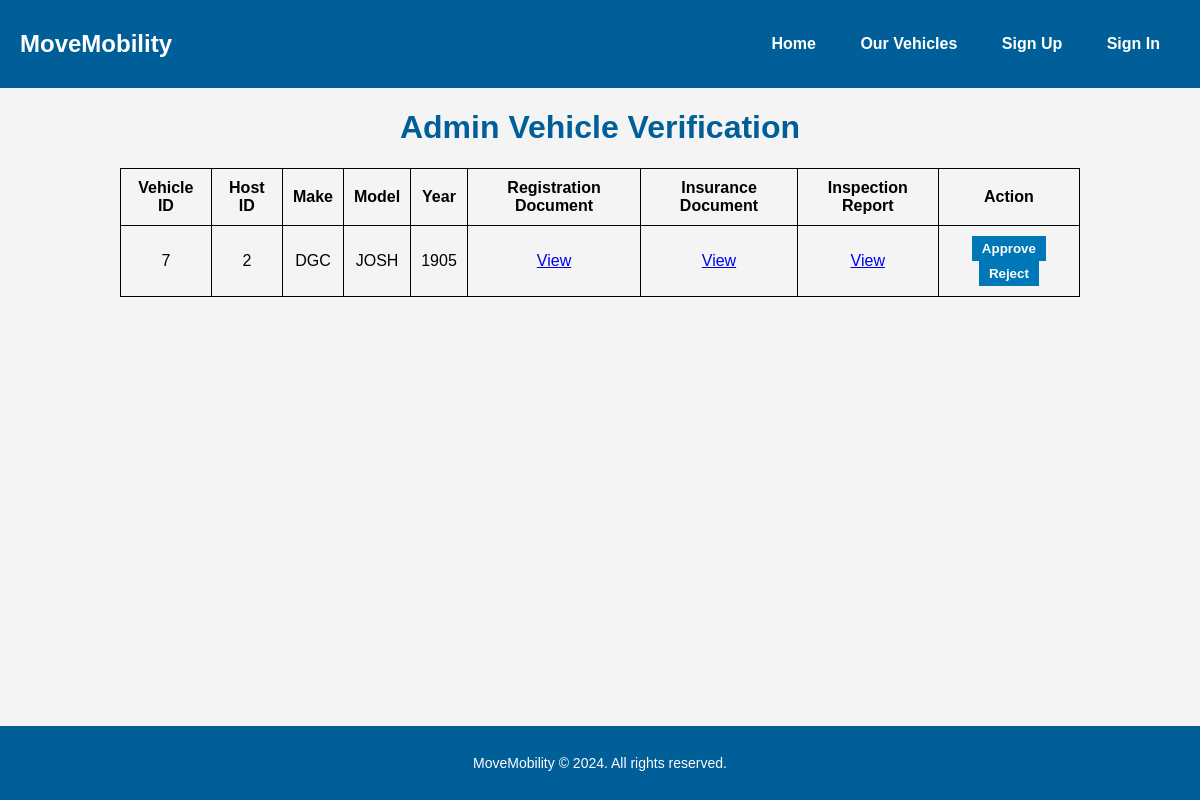
The page /admin_verify_vehicles.php (signed in) on the database its author committed.
### tables this page shows
CREATE TABLE `vehicles` (
  `vehicle_id` int(11) NOT NULL,
  `user_id` int(11) NOT NULL,
  `make` varchar(50) NOT NULL,
  `year` int(11) NOT NULL,
  `model` varchar(100) NOT NULL,
  `fuel_type` varchar(50) NOT NULL,
  `transmission` varchar(50) NOT NULL,
  `ramp_type` varchar(100) NOT NULL,
  `securement_system` varchar(100) NOT NULL,
  `num_wheelchair` int(11) NOT NULL,
  `height_clearance` int(11) NOT NULL,
  `seating_config` int(11) NOT NULL,
  `drive_from_wc` varchar(10) NOT NULL,
  `date_added` timestamp NOT NULL DEFAULT current_timestamp(),
  `availability` tinyint(1) NOT NULL DEFAULT 0,
  `category` varchar(255) NOT NULL,
  `vin` varchar(255) NOT NULL,
  `accessibility_type` varchar(255) NOT NULL,
  `interior_height` decimal(10,2) NOT NULL,
  `door_clearance` decimal(10,2) NOT NULL,
  `ramp_lift_width` decimal(10,2) NOT NULL,
  `registration_document` varchar(255) NOT NULL,
  `insurance_document` varchar(255) NOT NULL,
  `inspection_report` varchar(255) NOT NULL,
  `vehicle_history` text DEFAULT NULL,
  `wheelchair_securement_system` varchar(255) NOT NULL,
  `num_wheelchair_positions` int(11) NOT NULL,
  `ramp_or_lift_functional` tinyint(1) NOT NULL,
  `safety_features` text NOT NULL,
  `emergency_equipment` text NOT NULL,
  `roadworthiness` tinyint(1) NOT NULL,
  `photos` text NOT NULL,
  `rental_rates` longtext NOT NULL CHECK (json_valid(`rental_rates`)),
  `rules_and_restrictions` text NOT NULL,
  `availability_schedule` text NOT NULL,
  `approval_status` varchar(20) NOT NULL DEFAULT 'pending'
);

### admin_verify_vehicles.php (the view, shortened to what this page needs)
<?php
$servername = "localhost";
$username = "root";
$password = "";
$dbname = "rentalwebsite";
$conn = new mysqli($servername, $username, $password, $dbname);
$sql = "SELECT * FROM vehicles WHERE approval_status = 'pending'";
$result = $conn->query($sql);
?>
<!DOCTYPE html>
<html lang="en">
<head>
</head>
<body>
    <header>
        <nav>
            <div class="logo">
                <h1>MoveMobility</h1>
            </div>
            <div class="nav-links">
                <a href="index.php">Home</a>
                <a href="ourVehicles.php">Our Vehicles</a>
                <a href="signup.php">Sign Up</a>
                <a href="signin.php">Sign In</a>
            </div>
        </nav>
    </header>
    <h1 style="text-align: center; color: #005f99;">Admin Vehicle Verification</h1>
    <?php if ($result->num_rows > 0): ?>
        <table>
            <tr>
                <th>Vehicle ID</th>
                <th>Host ID</th>
                <th>Make</th>
                <th>Model</th>
                <th>Year</th>
                <th>Registration Document</th>
                <th>Insurance Document</th>
                <th>Inspection Report</th>
                <th>Action</th>
            </tr>
            <?php while($row = $result->fetch_assoc()): ?>
                <tr>
                    <td><?php echo $row['vehicle_id']; ?></td>
                    <td><?php echo $row['user_id']; ?></td>
                    <td><?php echo $row['make']; ?></td>
                    <td><?php echo $row['model']; ?></td>
                    <td><?php echo $row['year']; ?></td>
                    <td>
                <?php if ($row['registration_document']): ?>
                    <a href="<?php echo $row['registration_document']; ?>" target="_blank">View</a>
                <?php else: ?>
                    N/A
                <?php endif; ?>
            </td>
            <td>
                <?php if ($row['insurance_document']): ?>
                    <a href="<?php echo $row['insurance_document']; ?>" target="_blank">View</a>
                <?php else: ?>
                    N/A
                <?php endif; ?>
            </td>
            <td>
                <?php if ($row['inspection_report']): ?>
                    <a href="<?php echo $row['inspection_report']; ?>" target="_blank">View</a>
                <?php else: ?>
                    N/A
                <?php endif; ?>
            </td>
                    <td>
                        <form method="POST" style="display:inline;">
                            <button type="submit" name="action" value="approve">Approve</button>
                        </form>
                        <form method="POST" style="display:inline;">
                            <button type="submit" name="action" value="reject">Reject</button>
                        </form>
                    </td>
                </tr>
            <?php endwhile; ?>
        </table>
    <?php else: ?>
        <p style="text-align: center;">No vehicles are pending verification.</p>
    <?php endif; ?>
    <footer>
        <p>MoveMobility © 2024. All rights reserved.</p>
    </footer>
</body>
</html>

### admin_verify_vehicles.php (style rules this page uses)
body { font-family: 'Arial', sans-serif; margin: 0; padding: 0; background-color: #f4f4f4; }
header { background-color: #005f99; padding: 10px 20px; color: white; }
nav { display: flex; justify-content: space-between; align-items: center; }
nav a { color: white; text-decoration: none; padding: 14px 20px; font-weight: bold; }
table { margin: 20px auto; border-collapse: collapse; width: 80%; }
table, th, td { border: 1px solid black; }
th, td { padding: 10px; text-align: center; }
form button { background-color: #0077b6; color: white; border: none; padding: 5px 10px; cursor: pointer; font-weight: bold; }
footer { text-align: center; padding: 15px 0; background-color: #005f99; color: white; font-size: 14px; position: fixed; width: 100%; bottom: 0; }

### rows shown on the page
vehicles: vehicle_id "7", user "2", make "DGC", model "JOSH", year "1905"
